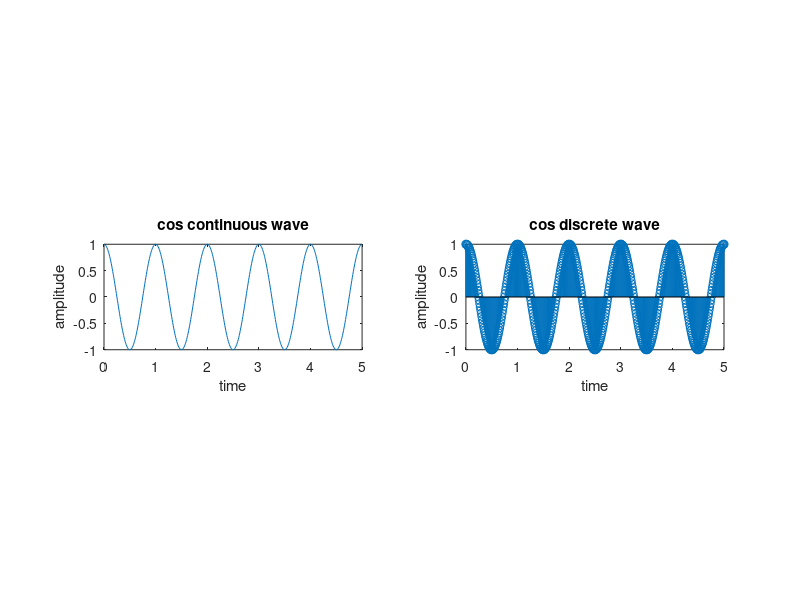

This chart was generated by the following MATLAB code:
t=0:0.01:5; 

x=cos(2*pi*t);
 
subplot(3,2,3);

plot(t,x);

title('cos continuous wave');

xlabel('time');

ylabel('amplitude');



t=0:0.01:5;

x=cos(2*pi*t);

subplot(3,2,4);

stem(t,x);

title('cos discrete wave');

xlabel('time');

ylabel('amplitude');

